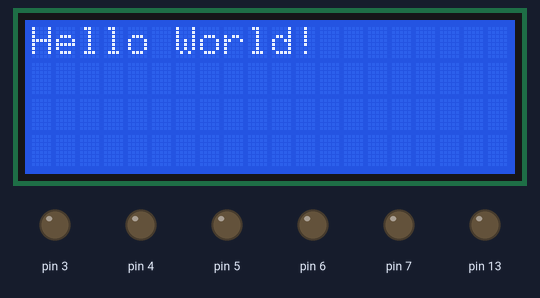
This sketch was run on a simulated Arduino Uno, built with avr-gcc and run on an emulated ATmega328P. On the bench: 20×4 character LCD, output pins drawn as LEDs (lit = HIGH).

Above: at 0.11 s.
At 0.81 s:
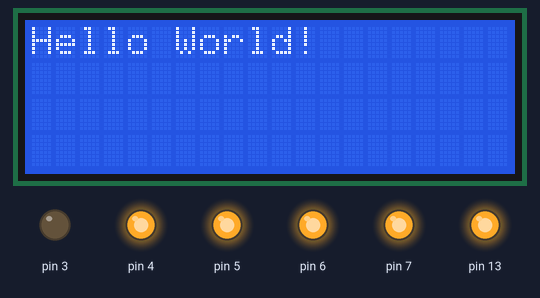
At 1.21 s:
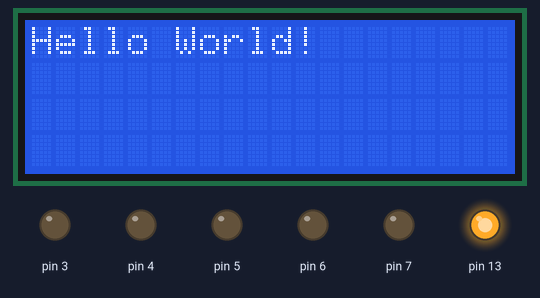
At 1.61 s:
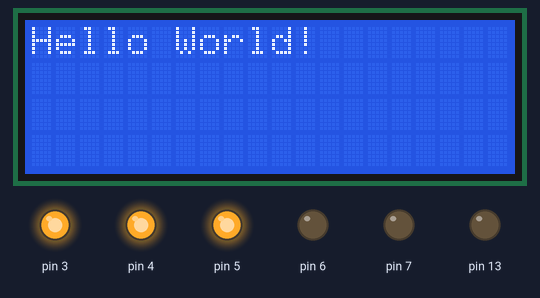
Timing chart, 0 to 40.0 s (numbered marks = the images above):
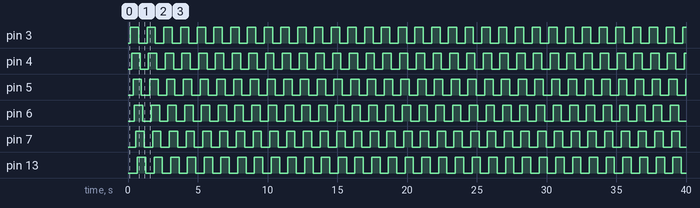

The sketch:

afficheur-lcd.ino
```cpp
#include <LiquidCrystal.h>

LiquidCrystal lcd (18, 17, 16, 15, 14, 19); //liaison 4 bits de données

void setup() {
  pinMode (3, OUTPUT) ;
  pinMode (4, OUTPUT) ;
  pinMode (5, OUTPUT) ;
  pinMode (6, OUTPUT) ;
  pinMode (7, OUTPUT) ;
  pinMode (13, OUTPUT) ;
  lcd.begin(20,4); //utilisation d'un écran 20 colonnes et 4 lignes
  lcd.write ("Hello World!"); //petit test pour vérifier que tout marche
}

void loop() {
  delay (100) ;
  digitalWrite (3, HIGH) ;
  delay (100) ;
  digitalWrite (4, HIGH) ;
  delay (100) ;
  digitalWrite (5, HIGH) ;
  delay (100) ;
  digitalWrite (6, HIGH) ;
  delay (100) ;
  digitalWrite (7, HIGH) ;
  delay (100) ;
  digitalWrite (13, HIGH) ;
  delay (100) ;
  digitalWrite (3, LOW) ;
  delay (100) ;
  digitalWrite (4, LOW) ;
  delay (100) ;
  digitalWrite (5, LOW) ;
  delay (100) ;
  digitalWrite (6, LOW) ;
  delay (100) ;
  digitalWrite (7, LOW) ;
  delay (100) ;
  digitalWrite (13, LOW) ;
}
```

Measured:
- by itself, pin 3–7, pin 13: alternates HIGH for 0.60 s and LOW for 0.60 s
- by itself, everything shown: repeats every 1.2 s, in 12 steps
